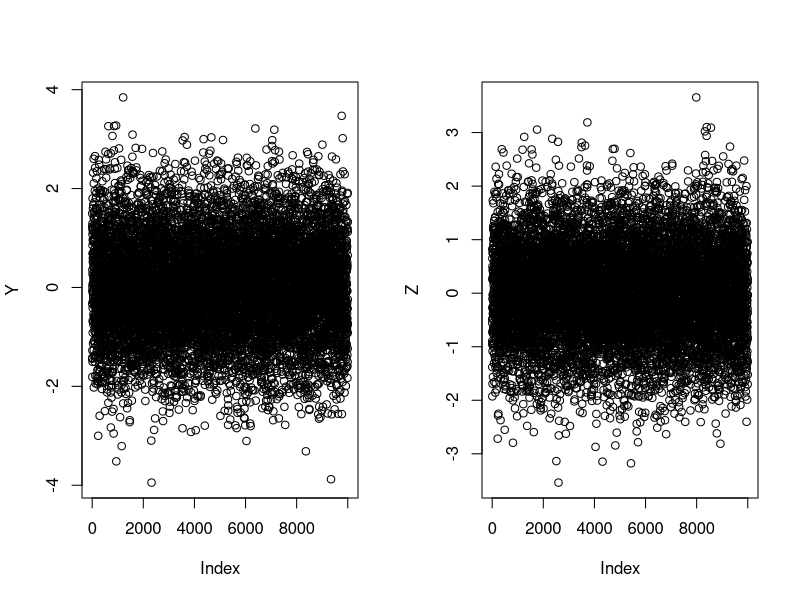

R code for this plot: (Note: a time limit stopped this script after it produced the figure.)
#One way of doing correlation(Correct Way)----
X1 = rnorm(10000,0,1) 
X2 = rnorm(10000,0,1) 

Y = X1 
Z = 0.4*X1+sqrt(1-0.4)*X2 

par(mfrow=c(1,2))
plot(Y)
plot(Z)


#Testing another way of doing correlation(It works)-----
Y=Z={}
for(i in 1:10000)
{
  X1 = rnorm(1) 
  X2 = rnorm(1) 
  
  Y[i]=X1
  Z[i] = 0.8*X1+sqrt(1-0.8^2)*X2 
}


#Monte Carlo Method----

# set.seed(07630)
nIterations =  100000  #should be high #100000 in question
nSteps = 1000

# mu = 0.02
# # dt = 1/nSteps
# sigma = 0.03
# S0 = 100


S_0=100.0
K = 100.0
r = 0.0319
v_0 = 0.010201
T = 1.00

dt = T/nSteps

rho = -0.7
kappa = 6.21
theta = 0.019
xi = 0.61

# S = matrix(0, nrow=nSteps+1, ncol=nIterations)
payoff_sum=0
for( j in 1:nIterations) {
  W1=W2={}
  vol_path=v_0
  vmax=0
  spot_path=S_0
  W1=W2=0
  for( i in 1:nSteps){
    
    

    vmax= max(vol_path,0)
    # print(paste("vol_path Before=",vol_path))
    vol_path=vol_path+kappa*dt*(theta-vmax)+xi*sqrt(vmax*dt)*W1 #W1[i-1]
    # print(paste("Vol=",vol_path))
    # print(paste("vol_path After=",vol_path))
    spot_path=spot_path* exp((r - 0.5*vmax)*dt +sqrt(vmax*dt)*W2)
    # print(paste("Spot=",spot_path))
    
    X1 = rnorm(1,0,1) 
    X2 = rnorm(1,0,1) 
    W1=X1
    W2= rho*X1+sqrt(1-rho^2)*X2
  }
  payoff_sum=payoff_sum+max(spot_path-K,0)
  print(j)
}
option_price=(payoff_sum/nIterations)*exp(-r*dt)
print(option_price)
